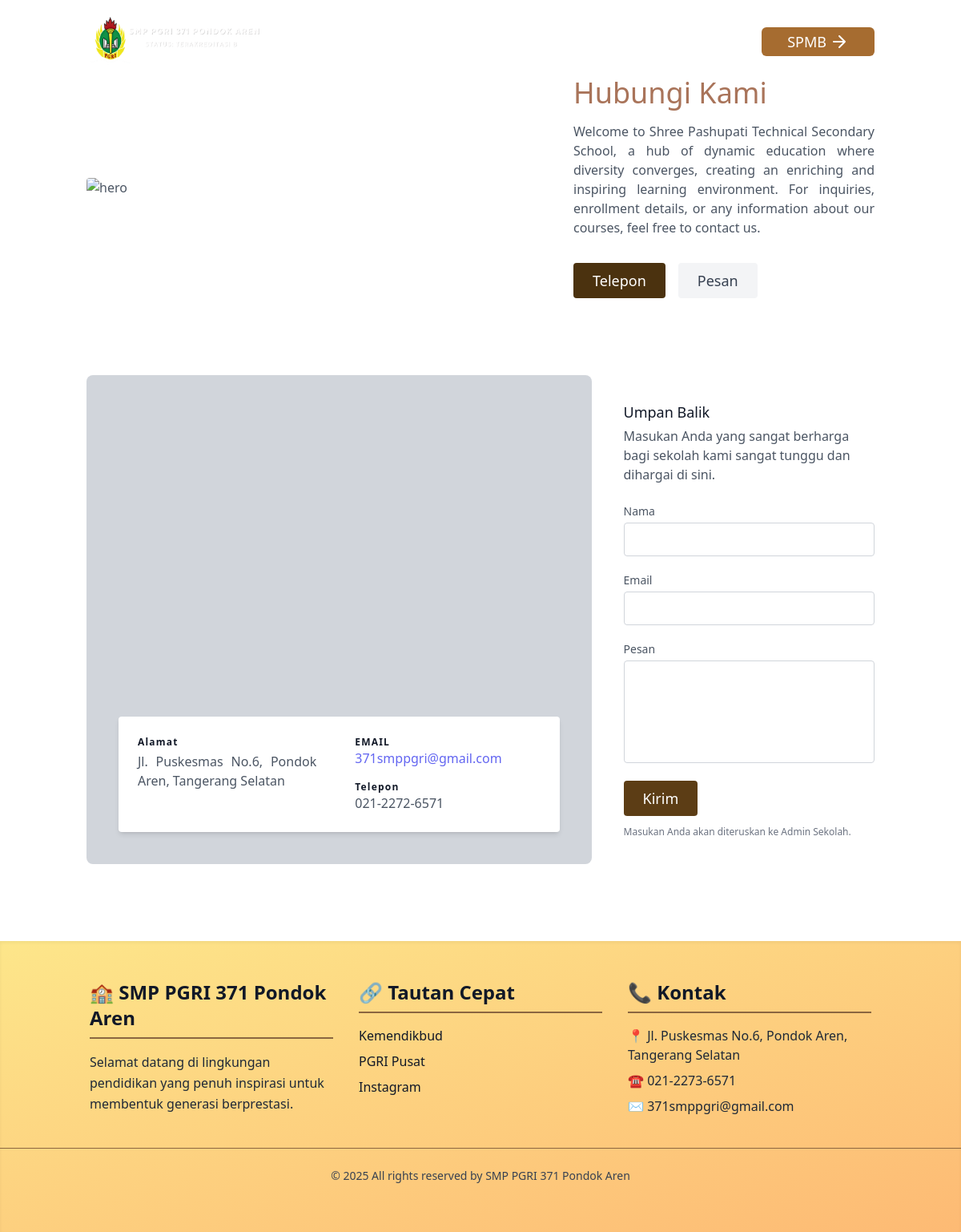
The page /contactUs.php on the database as committed earlier.
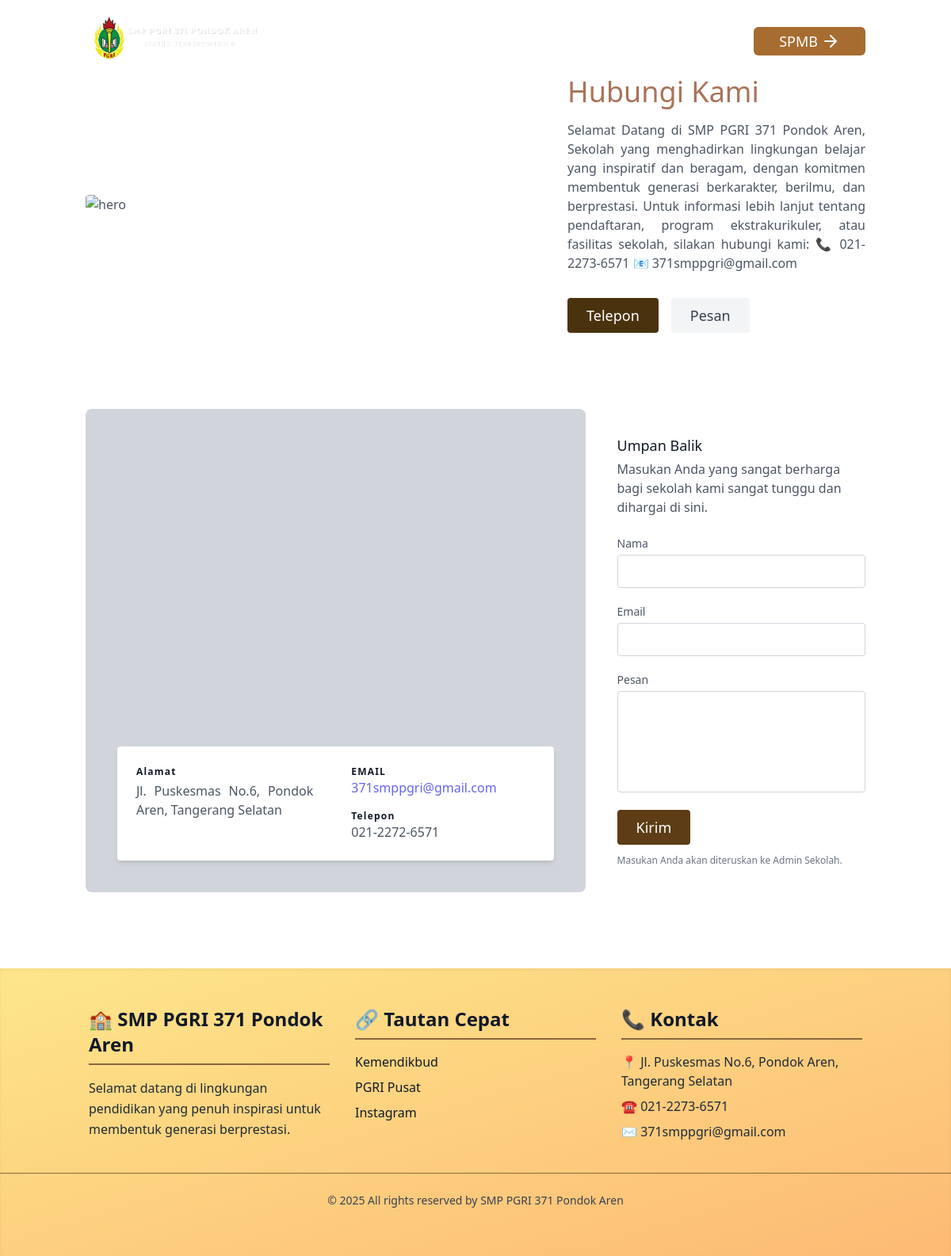
The same page on the database as committed later.
### tables this page shows
CREATE TABLE `web_content` (
  `id` int(11) NOT NULL,
  `content_about` varchar(500) NOT NULL,
  `one` varchar(1000) NOT NULL,
  `two` varchar(1000) NOT NULL,
  `three` varchar(1000) NOT NULL,
  `four` varchar(1000) NOT NULL,
  `five` varchar(1000) NOT NULL,
  `six` varchar(1000) NOT NULL,
  `seven` varchar(1000) NOT NULL,
  `eight` varchar(1000) NOT NULL,
  `nine` varchar(500) NOT NULL,
  `ten` varchar(500) NOT NULL,
  `eleven` varchar(500) NOT NULL,
  `twelve` varchar(500) NOT NULL,
  `thirteen` varchar(500) NOT NULL,
  `fourteen` varchar(500) NOT NULL,
  `fifteen` varchar(1000) NOT NULL,
  `sixteen` varchar(1000) NOT NULL,
  `seventeen` varchar(500) NOT NULL,
  `eighteen` varchar(500) NOT NULL,
  `ninteen` varchar(500) NOT NULL,
  `twenty` varchar(500) NOT NULL,
  `twentyone` varchar(500) NOT NULL
);

### contactUs.php (the view, shortened to what the changed rows need)
<?php
include 'connection/database.php';
try {
    $query = "SELECT * FROM web_content WHERE id = 4";
    $result = mysqli_query($connection, $query);
    if ($result) {
        $row = mysqli_fetch_assoc($result);
    } else {
        echo "Error executing the query: " . mysqli_error($connection);
    }
} catch (Exception $e) {
    echo "Error: " . $e->getMessage();
} finally {
    mysqli_close($connection);
}
?>
<!DOCTYPE html>
<html lang="en">
<head>
    <link rel="stylesheet" href="css/utilities.css">
</head>
<body>
     <?php include("includes/header.php") ?>
    <main>
        <section class="text-gray-600 body-font">
            <div class="container mx-auto flex px-5 py-24 md:flex-row flex-col items-center">
                <div class="lg:flex-grow md:w-1/2 lg:pl-24 md:pl-16 flex flex-col md:items-start md:text-left items-center text-center">
                    <h1 class="title-font sm:text-4xl text-3xl mb-4 font-medium text-[#a9745a]">Hubungi Kami
                        <br class="hidden lg:inline-block">
                    </h1>
                    <p class="text-sm md:text-base text-justify mb-8 leading-relaxed"><?php echo $row['one']; ?></p>
                    <div class="flex justify-center">
                        <button class="inline-flex text-white border-0 py-2 px-6 focus:outline-none rounded text-lg" style="background-color: #4b320f;" onmouseover="this.style.backgroundColor='#4b320f'"
                        onmouseout="this.style.backgroundColor='#4b320f'" onclick="callschool()">Telepon </button>
                        <button class="ml-4 inline-flex text-gray-700 bg-gray-100 border-0 py-2 px-6 focus:outline-none hover:bg-gray-200 rounded text-lg" onclick="mailschool()">Pesan</button>
                    </div>
                </div>
            </div>
        </section>
        <section class="text-gray-600 body-font relative">
            <div class="container px-5 py-24 mx-auto flex sm:flex-nowrap flex-wrap pt-0">
                <div class="lg:w-2/3 md:w-1/2 bg-gray-300 rounded-lg overflow-hidden sm:mr-10 p-10 flex items-end justify-start relative">
                    <div class="pr-2 bg-white relative flex flex-wrap py-6 rounded shadow-md">
                        <div class="lg:w-1/2 px-6">
                            <h2 class="title-font font-semibold text-gray-900 tracking-widest text-xs">Alamat</h2>
                        </div>
                        <div class="lg:w-1/2 px-6 mt-4 lg:mt-0">
                            <h2 class="title-font font-semibold text-gray-900 tracking-widest text-xs">EMAIL</h2>
                            <h2 class="title-font font-semibold text-gray-900 tracking-widest text-xs mt-4">Telepon</h2>
                        </div>
                    </div>
                </div>
                <div class="lg:w-1/3 md:w-1/2 bg-white flex flex-col md:ml-auto w-full md:py-8 mt-8 md:mt-0">
                    <h2 class="text-gray-900 text-lg mb-1 font-medium title-font">Umpan Balik</h2>
                </div>
            </div>
        </section>
    </main>
    <?php include('includes/footer.php') ?>
</body>
</html>

Rows that differ between the two databases and show on the page:
changed web_content: one "Welcome to Shree Pashupati Technical Secondary School, a hub of dynamic education where diversity converges, creating an enriching and inspiring learning environment. For inquiries, enrollment details, or any information about our courses, feel free to contact us." → "Selamat Datang di SMP PGRI 371 Pondok Aren, Sekolah yang menghadirkan lingkungan belajar yang inspiratif dan beragam, dengan komitmen membentuk generasi berkarakter, berilmu, dan berprestasi. Untuk informasi lebih lanjut tentang pendaftaran, program ekstrakurikuler, atau fasilitas sekolah, silakan hubungi kami: 📞 021-2273-6571 📧 371smppgri@gmail.com"
